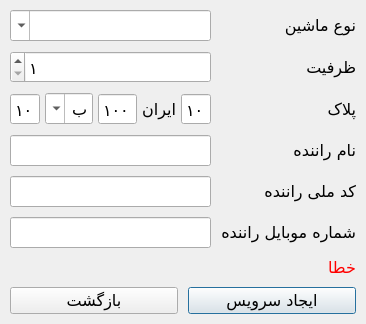
<?xml version="1.0" encoding="UTF-8"?>
<ui version="4.0">
 <class>CreateCarDialog</class>
 <widget class="QDialog" name="CreateCarDialog">
  <property name="geometry">
   <rect>
    <x>0</x>
    <y>0</y>
    <width>331</width>
    <height>348</height>
   </rect>
  </property>
  <property name="font">
   <font>
    <family>B Nazanin</family>
    <pointsize>12</pointsize>
   </font>
  </property>
  <property name="windowTitle">
   <string>ایجاد سرویس جدید</string>
  </property>
  <property name="windowIcon">
   <iconset resource="resource.qrc">
    <normaloff>:/icons/resources/icons/addService.png</normaloff>:/icons/resources/icons/addService.png</iconset>
  </property>
  <property name="layoutDirection">
   <enum>Qt::RightToLeft</enum>
  </property>
  <property name="locale">
   <locale language="Persian" country="Iran"/>
  </property>
  <layout class="QVBoxLayout" name="verticalLayout">
   <property name="spacing">
    <number>10</number>
   </property>
   <property name="sizeConstraint">
    <enum>QLayout::SetFixedSize</enum>
   </property>
   <property name="leftMargin">
    <number>10</number>
   </property>
   <property name="topMargin">
    <number>10</number>
   </property>
   <property name="rightMargin">
    <number>10</number>
   </property>
   <property name="bottomMargin">
    <number>10</number>
   </property>
   <item>
    <layout class="QFormLayout" name="FLayout">
     <property name="sizeConstraint">
      <enum>QLayout::SetFixedSize</enum>
     </property>
     <property name="horizontalSpacing">
      <number>10</number>
     </property>
     <property name="verticalSpacing">
      <number>10</number>
     </property>
     <item row="0" column="0">
      <widget class="QLabel" name="lblType">
       <property name="text">
        <string>نوع ماشین</string>
       </property>
      </widget>
     </item>
     <item row="1" column="0">
      <widget class="QLabel" name="lblCapacity">
       <property name="text">
        <string>ظرفیت</string>
       </property>
      </widget>
     </item>
     <item row="2" column="0">
      <widget class="QLabel" name="lblTag">
       <property name="text">
        <string>پلاک</string>
       </property>
      </widget>
     </item>
     <item row="3" column="0">
      <widget class="QLabel" name="lblDriverName">
       <property name="text">
        <string>نام راننده</string>
       </property>
      </widget>
     </item>
     <item row="3" column="1">
      <widget class="QLineEdit" name="txtDriverName"/>
     </item>
     <item row="4" column="0">
      <widget class="QLabel" name="lblDriverId">
       <property name="text">
        <string>کد ملی راننده</string>
       </property>
      </widget>
     </item>
     <item row="4" column="1">
      <widget class="QLineEdit" name="txtDriverId"/>
     </item>
     <item row="5" column="0">
      <widget class="QLabel" name="lblDriverPhone">
       <property name="text">
        <string>شماره موبایل راننده</string>
       </property>
      </widget>
     </item>
     <item row="5" column="1">
      <widget class="QLineEdit" name="txtDriverPhone"/>
     </item>
     <item row="1" column="1">
      <widget class="QSpinBox" name="spnCapacity">
       <property name="minimum">
        <number>1</number>
       </property>
      </widget>
     </item>
     <item row="0" column="1">
      <widget class="QComboBox" name="cmbType">
       <property name="editable">
        <bool>true</bool>
       </property>
      </widget>
     </item>
     <item row="2" column="1">
      <layout class="QHBoxLayout" name="HLayoutTag">
       <property name="spacing">
        <number>5</number>
       </property>
       <item>
        <widget class="QSpinBox" name="spnTagCity">
         <property name="buttonSymbols">
          <enum>QAbstractSpinBox::NoButtons</enum>
         </property>
         <property name="minimum">
          <number>10</number>
         </property>
        </widget>
       </item>
       <item>
        <widget class="QLabel" name="lblIran">
         <property name="text">
          <string>ایران</string>
         </property>
        </widget>
       </item>
       <item>
        <widget class="QSpinBox" name="spnTagNum2">
         <property name="buttonSymbols">
          <enum>QAbstractSpinBox::NoButtons</enum>
         </property>
         <property name="minimum">
          <number>100</number>
         </property>
         <property name="maximum">
          <number>999</number>
         </property>
        </widget>
       </item>
       <item>
        <widget class="QComboBox" name="cmbTagLetter">
         <property name="editable">
          <bool>true</bool>
         </property>
         <item>
          <property name="text">
           <string>ب</string>
          </property>
         </item>
         <item>
          <property name="text">
           <string>ج</string>
          </property>
         </item>
         <item>
          <property name="text">
           <string>چ</string>
          </property>
         </item>
         <item>
          <property name="text">
           <string>د</string>
          </property>
         </item>
         <item>
          <property name="text">
           <string>ذ</string>
          </property>
         </item>
         <item>
          <property name="text">
           <string>ر</string>
          </property>
         </item>
         <item>
          <property name="text">
           <string>ز</string>
          </property>
         </item>
         <item>
          <property name="text">
           <string>س</string>
          </property>
         </item>
         <item>
          <property name="text">
           <string>ش</string>
          </property>
         </item>
         <item>
          <property name="text">
           <string>ص</string>
          </property>
         </item>
         <item>
          <property name="text">
           <string>ط</string>
          </property>
         </item>
         <item>
          <property name="text">
           <string>ع</string>
          </property>
         </item>
         <item>
          <property name="text">
           <string>ف</string>
          </property>
         </item>
         <item>
          <property name="text">
           <string>ق</string>
          </property>
         </item>
         <item>
          <property name="text">
           <string>ک</string>
          </property>
         </item>
         <item>
          <property name="text">
           <string>ل</string>
          </property>
         </item>
         <item>
          <property name="text">
           <string>م</string>
          </property>
         </item>
         <item>
          <property name="text">
           <string>ن</string>
          </property>
         </item>
         <item>
          <property name="text">
           <string>و</string>
          </property>
         </item>
         <item>
          <property name="text">
           <string>ه</string>
          </property>
         </item>
         <item>
          <property name="text">
           <string>ی</string>
          </property>
         </item>
        </widget>
       </item>
       <item>
        <widget class="QSpinBox" name="spnTagNum1">
         <property name="buttonSymbols">
          <enum>QAbstractSpinBox::NoButtons</enum>
         </property>
         <property name="minimum">
          <number>10</number>
         </property>
         <property name="value">
          <number>10</number>
         </property>
        </widget>
       </item>
      </layout>
     </item>
    </layout>
   </item>
   <item>
    <widget class="QLabel" name="lblError">
     <property name="palette">
      <palette>
       <active>
        <colorrole role="WindowText">
         <brush brushstyle="SolidPattern">
          <color alpha="255">
           <red>255</red>
           <green>0</green>
           <blue>0</blue>
          </color>
         </brush>
        </colorrole>
       </active>
       <inactive>
        <colorrole role="WindowText">
         <brush brushstyle="SolidPattern">
          <color alpha="255">
           <red>255</red>
           <green>0</green>
           <blue>0</blue>
          </color>
         </brush>
        </colorrole>
       </inactive>
       <disabled>
        <colorrole role="WindowText">
         <brush brushstyle="SolidPattern">
          <color alpha="255">
           <red>120</red>
           <green>120</green>
           <blue>120</blue>
          </color>
         </brush>
        </colorrole>
       </disabled>
      </palette>
     </property>
     <property name="text">
      <string>خطا</string>
     </property>
    </widget>
   </item>
   <item>
    <layout class="QHBoxLayout" name="HLayoutButtons">
     <property name="spacing">
      <number>10</number>
     </property>
     <item>
      <widget class="QPushButton" name="btnCreate">
       <property name="text">
        <string>ایجاد سرویس</string>
       </property>
       <property name="icon">
        <iconset resource="resource.qrc">
         <normaloff>:/icons/resources/icons/addService.png</normaloff>:/icons/resources/icons/addService.png</iconset>
       </property>
       <property name="iconSize">
        <size>
         <width>40</width>
         <height>40</height>
        </size>
       </property>
      </widget>
     </item>
     <item>
      <widget class="QPushButton" name="btnReturn">
       <property name="text">
        <string>بازگشت</string>
       </property>
       <property name="icon">
        <iconset resource="resource.qrc">
         <normaloff>:/icons/resources/icons/return.png</normaloff>:/icons/resources/icons/return.png</iconset>
       </property>
       <property name="iconSize">
        <size>
         <width>40</width>
         <height>40</height>
        </size>
       </property>
       <property name="shortcut">
        <string>Ctrl+S</string>
       </property>
      </widget>
     </item>
    </layout>
   </item>
  </layout>
 </widget>
 <tabstops>
  <tabstop>txtDriverName</tabstop>
  <tabstop>txtDriverId</tabstop>
  <tabstop>btnCreate</tabstop>
  <tabstop>btnReturn</tabstop>
 </tabstops>
 <resources>
  <include location="resource.qrc"/>
 </resources>
 <connections/>
</ui>
